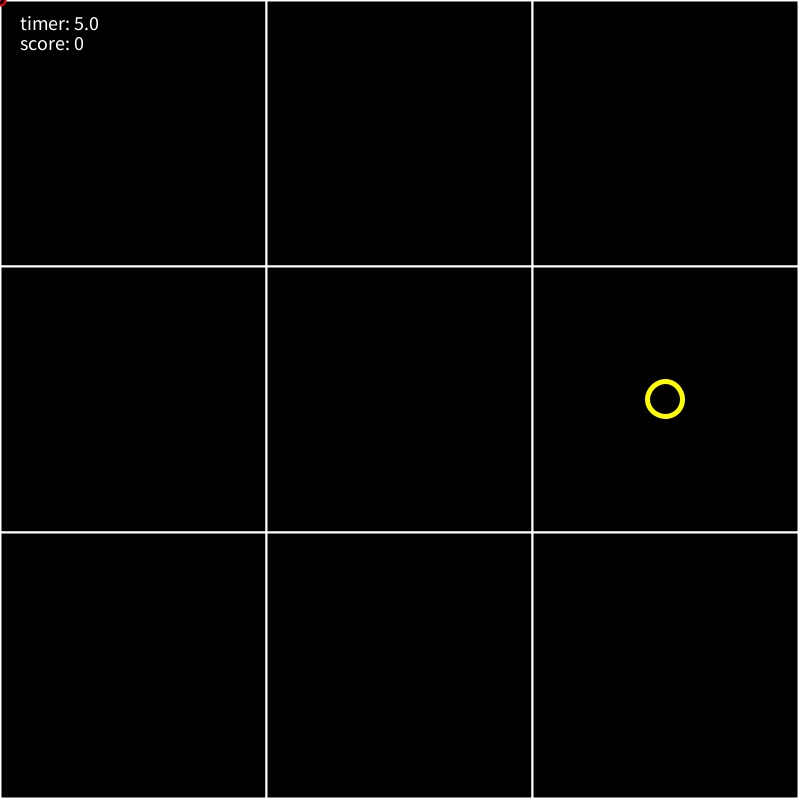
Frame 1 (no input)
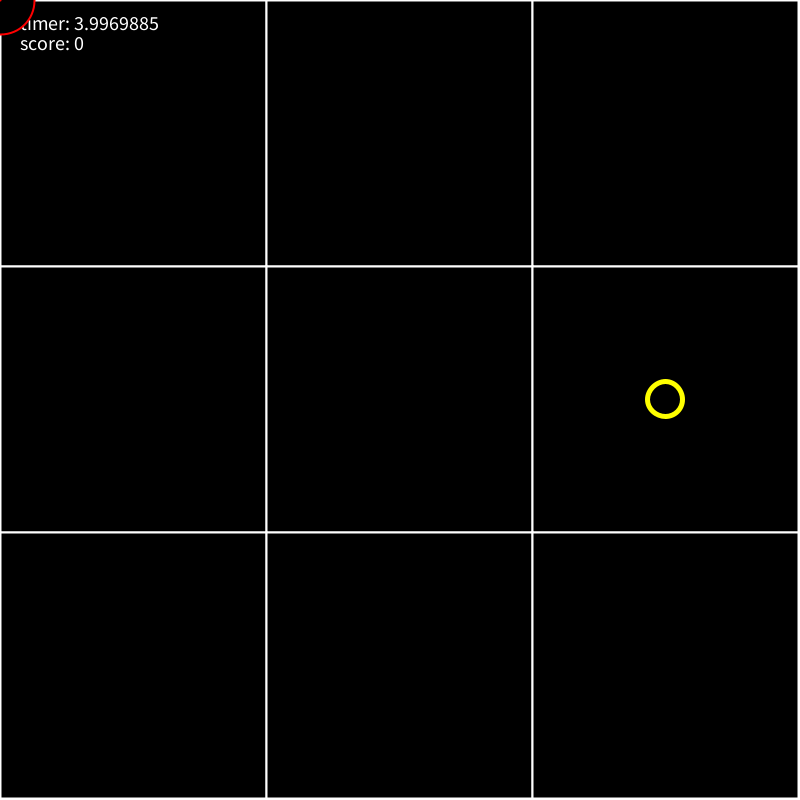
Frame 60 (the mouse pressed at the canvas centre just before this capture)
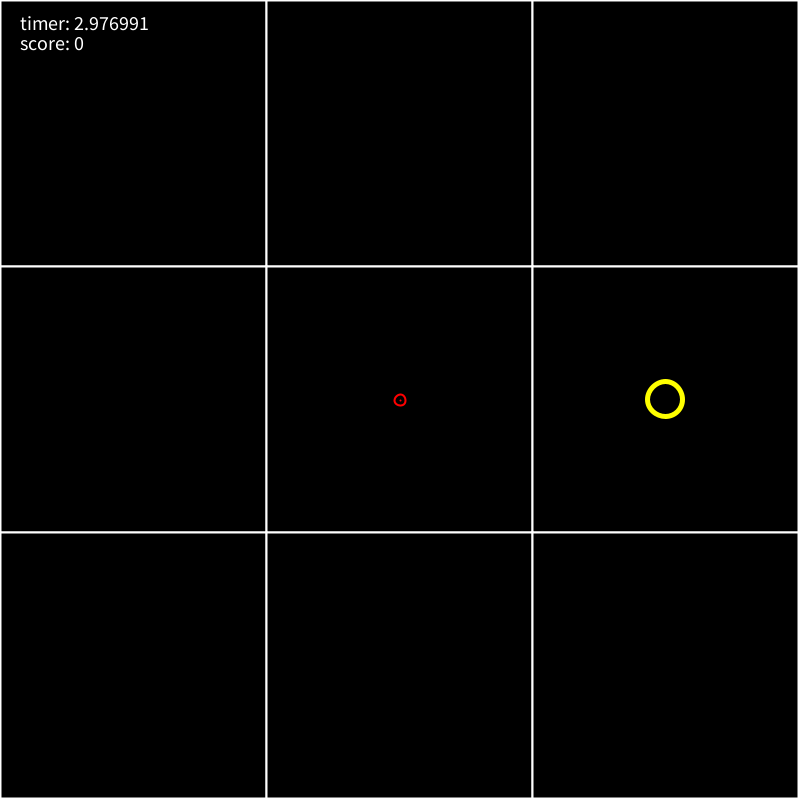
Frame 120 (the mouse held since frame 60 and released just before this capture)

The Processing sketch that drew these frames (run headless with seeded random() and noise(); from frame 60 on, the mouse is pressed at the canvas centre):

// Processing sketch: Week4_Sketch
// ── Week4_Sketch.pde
int rows = 3;
int cols = 3;
int stepx;
int stepy;

PVector mouse;
PVector size;
PVector acc;
PVector targ;

float targetMax = 120.0;
float targetMin = 4.0;
float target;
int tweight;

int seed;
boolean change = false;
boolean success = false;
int sCount = 0;

int score = 0;
float timer = 5.00;
String time;
String counter;

boolean win = false;

/**
  *
  * INSTRUCTIONS *
  *
  * your cursor location controls a circle's location
  * your mouse button helps you control the size of the circle
  * use both to line your circle up with the yellow target circles to gain points
  * you win after 10 points, or you lose when time runs out (5 seconds per new target)
  *
  *
**/

void setup() {
  fill(0);
  strokeWeight(2);
  background(255);
  stroke(255);
  textSize(20);

  size(800, 800);
  stepx = (width / cols);
  stepy = (height / rows);

  //create grid for the first time
  for (int y = 0; y < rows; y++) {
    for (int x = 0; x < cols; x++) {

      rect(x * stepx, y * stepy, stepx, stepy);
    }
  }
  
  size = new PVector(10,10);
  acc = new PVector(1,1);
  
  //define target values
  seed = int(random(0,9));
  target = random(targetMin, targetMax);
  tweight = int(random(1,6));
  
}

void draw() {  
  
  stroke(255);
  strokeWeight(2);
  
  //grid drawing
  for (int y = 0; y < rows; y++) {
    for (int x = 0; x < cols; x++) {
      rect(x * stepx, y * stepy, stepx, stepy);
    }
  }
  
  mouse = new PVector(mouseX, mouseY);
  
  //defines new values whenever a point is received
  if (change == true) {
    target = random(targetMin, targetMax);
    seed = int(random(0,9));
    tweight = int(random(1,4));
    change = false;
    score = score + 1;
    timer = 5.00;
  }
  
  //text in top left to track info
  fill(255);
  time = "timer: " + timer;
  counter = "score: " + score;
  text(time,20,30);
  text(counter,20,50);
  fill(0);
  
  //draws the target somewhere on the grid, determined by the randomized seed
   strokeWeight(tweight);
   stroke(255,255,0);
    switch(seed) {
      case 0:
        ellipse((stepx/2),(stepy/2),target,target);
        targ = new PVector((stepx/2),(stepy/2));
        break;
      case 1:
        ellipse((stepx/2)+(stepx),(stepy/2),target,target);
        targ = new PVector((stepx/2)+(stepx),(stepy/2));
        break;
      case 2:
        ellipse((stepx/2)+(2*stepx),(stepy/2),target,target);
        targ = new PVector((stepx/2)+(2*stepx),(stepy/2));
        break;
      case 3:
        ellipse((stepx/2),(stepy/2)+(stepy),target,target);
        targ = new PVector((stepx/2),(stepy/2)+(stepy));
        break;
      case 4:
        ellipse((stepx/2)+(stepx),(stepy/2)+(stepy),target,target);
        targ = new PVector((stepx/2)+(stepx),(stepy/2)+(stepy));
        break;
      case 5:
        ellipse((stepx/2)+(2*stepx),(stepy/2)+(stepy),target,target);
        targ = new PVector((stepx/2)+(2*stepx),(stepy/2)+(stepy));
        break;
      case 6:
        ellipse((stepx/2),(stepy/2)+(2*stepy),target,target);
        targ = new PVector((stepx/2),(stepy/2)+(2*stepy));
        break;
      case 7:
        ellipse((stepx/2)+(stepx),(stepy/2)+(2*stepy),target,target);
        targ = new PVector((stepx/2)+(stepx),(stepy/2)+(2*stepy));
        break;
      case 8:
        ellipse((stepx/2)+(2*stepx),(stepy/2)+(2*stepy),target,target);
        targ = new PVector((stepx/2)+(2*stepx),(stepy/2)+(2*stepy));
        break;
    }
    
  strokeWeight(2);
  
  //determines if two circles are (roughly) matched up
  if ((mouse.x <= targ.x + tweight) && (mouse.x >= targ.x - tweight) && (mouse.y <= targ.y + tweight) && (mouse.y >= targ.y - tweight) && (size.x <= target + tweight) && (size.x >= target - tweight)) {
    success = true;
    change = true;
  }
  
  //change circle colour if the player gets a point
  if (success == true) {
    stroke(0,255,0);
    sCount++;
  }
  else {
    stroke(255,0,0);
    sCount = 0;
  }
  
  //slows down the transition from green to red to make it apparent that the player got a point
  if (sCount == 11) {
    success = false;
  }
  
  ellipse(mouse.x, mouse.y, size.x, size.x);
  point(mouse.x, mouse.y);
  
  //shrink movable circle when mouse button is held down
  if (mousePressed) {
    size.sub(acc);
  }
  else {
    //grow movable circle when no input
    size.add(acc);
  }
  
  //this timer is probably inaccurate depending on computer performance but it's very close to a second for me
  timer = timer - 0.017;
  
  //end game with a losing message when timer runs out
  if (timer <= 0) {
    textSize(40);
    fill(255,0,0);
    text("time's up! better luck next time.", 15, 100);
    noLoop();
  }
  
  
  //end game with a winning message when score is 10
  if (score >= 10) {
    textSize(40);
    fill(0,255,0);
    text("you won!", 20, 80);
    noLoop();
  }
  
}
